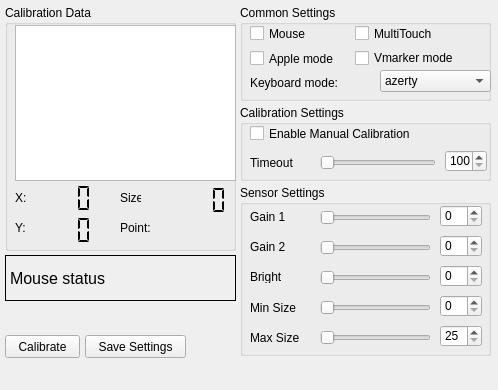
<?xml version="1.0" encoding="UTF-8"?>
<ui version="4.0">
 <class>VmarkerGUI</class>
 <widget class="QMainWindow" name="VmarkerGUI">
  <property name="enabled">
   <bool>true</bool>
  </property>
  <property name="geometry">
   <rect>
    <x>0</x>
    <y>0</y>
    <width>498</width>
    <height>390</height>
   </rect>
  </property>
  <property name="sizePolicy">
   <sizepolicy hsizetype="Preferred" vsizetype="Preferred">
    <horstretch>0</horstretch>
    <verstretch>0</verstretch>
   </sizepolicy>
  </property>
  <property name="windowTitle">
   <string>IR-Sensor config GUI</string>
  </property>
  <widget class="QWidget" name="centralWidget">
   <property name="enabled">
    <bool>true</bool>
   </property>
   <property name="minimumSize">
    <size>
     <width>498</width>
     <height>365</height>
    </size>
   </property>
   <widget class="QGroupBox" name="grpSensor">
    <property name="geometry">
     <rect>
      <x>240</x>
      <y>185</y>
      <width>251</width>
      <height>171</height>
     </rect>
    </property>
    <property name="title">
     <string>Sensor Settings</string>
    </property>
    <widget class="QSlider" name="sldBright">
     <property name="geometry">
      <rect>
       <x>80</x>
       <y>85</y>
       <width>111</width>
       <height>16</height>
      </rect>
     </property>
     <property name="maximum">
      <number>255</number>
     </property>
     <property name="orientation">
      <enum>Qt::Horizontal</enum>
     </property>
    </widget>
    <widget class="QSlider" name="sldGain2">
     <property name="geometry">
      <rect>
       <x>80</x>
       <y>55</y>
       <width>111</width>
       <height>16</height>
      </rect>
     </property>
     <property name="maximum">
      <number>31</number>
     </property>
     <property name="orientation">
      <enum>Qt::Horizontal</enum>
     </property>
    </widget>
    <widget class="QLabel" name="label">
     <property name="geometry">
      <rect>
       <x>10</x>
       <y>25</y>
       <width>46</width>
       <height>13</height>
      </rect>
     </property>
     <property name="text">
      <string>Gain 1</string>
     </property>
    </widget>
    <widget class="QLabel" name="label_3">
     <property name="geometry">
      <rect>
       <x>10</x>
       <y>115</y>
       <width>61</width>
       <height>16</height>
      </rect>
     </property>
     <property name="text">
      <string>Min Size</string>
     </property>
    </widget>
    <widget class="QSpinBox" name="spnBright">
     <property name="geometry">
      <rect>
       <x>200</x>
       <y>80</y>
       <width>42</width>
       <height>22</height>
      </rect>
     </property>
     <property name="maximum">
      <number>255</number>
     </property>
    </widget>
    <widget class="QSpinBox" name="spnGain1">
     <property name="geometry">
      <rect>
       <x>200</x>
       <y>20</y>
       <width>42</width>
       <height>22</height>
      </rect>
     </property>
     <property name="maximum">
      <number>15</number>
     </property>
    </widget>
    <widget class="QLabel" name="label_2">
     <property name="geometry">
      <rect>
       <x>10</x>
       <y>55</y>
       <width>46</width>
       <height>13</height>
      </rect>
     </property>
     <property name="text">
      <string>Gain 2</string>
     </property>
    </widget>
    <widget class="QSpinBox" name="spnArea">
     <property name="geometry">
      <rect>
       <x>200</x>
       <y>110</y>
       <width>42</width>
       <height>22</height>
      </rect>
     </property>
     <property name="maximum">
      <number>100</number>
     </property>
    </widget>
    <widget class="QLabel" name="label_4">
     <property name="geometry">
      <rect>
       <x>10</x>
       <y>85</y>
       <width>46</width>
       <height>13</height>
      </rect>
     </property>
     <property name="text">
      <string>Bright</string>
     </property>
    </widget>
    <widget class="QSlider" name="sldGain1">
     <property name="geometry">
      <rect>
       <x>80</x>
       <y>25</y>
       <width>111</width>
       <height>16</height>
      </rect>
     </property>
     <property name="maximum">
      <number>15</number>
     </property>
     <property name="orientation">
      <enum>Qt::Horizontal</enum>
     </property>
    </widget>
    <widget class="QSpinBox" name="spnGain2">
     <property name="geometry">
      <rect>
       <x>200</x>
       <y>50</y>
       <width>42</width>
       <height>22</height>
      </rect>
     </property>
     <property name="maximum">
      <number>31</number>
     </property>
    </widget>
    <widget class="QSlider" name="sldArea">
     <property name="geometry">
      <rect>
       <x>80</x>
       <y>115</y>
       <width>111</width>
       <height>16</height>
      </rect>
     </property>
     <property name="maximum">
      <number>100</number>
     </property>
     <property name="orientation">
      <enum>Qt::Horizontal</enum>
     </property>
    </widget>
    <widget class="QLabel" name="label_5">
     <property name="geometry">
      <rect>
       <x>10</x>
       <y>145</y>
       <width>66</width>
       <height>16</height>
      </rect>
     </property>
     <property name="text">
      <string>Max Size</string>
     </property>
    </widget>
    <widget class="QSlider" name="sldCalSize">
     <property name="geometry">
      <rect>
       <x>80</x>
       <y>145</y>
       <width>111</width>
       <height>16</height>
      </rect>
     </property>
     <property name="minimum">
      <number>25</number>
     </property>
     <property name="maximum">
      <number>255</number>
     </property>
     <property name="orientation">
      <enum>Qt::Horizontal</enum>
     </property>
    </widget>
    <widget class="QSpinBox" name="spnCalSize">
     <property name="geometry">
      <rect>
       <x>200</x>
       <y>140</y>
       <width>42</width>
       <height>22</height>
      </rect>
     </property>
     <property name="minimum">
      <number>25</number>
     </property>
     <property name="maximum">
      <number>255</number>
     </property>
    </widget>
   </widget>
   <widget class="QGroupBox" name="grpCalibration">
    <property name="geometry">
     <rect>
      <x>240</x>
      <y>105</y>
      <width>251</width>
      <height>76</height>
     </rect>
    </property>
    <property name="title">
     <string>Calibration Settings</string>
    </property>
    <widget class="QSlider" name="sldCalTimeout">
     <property name="geometry">
      <rect>
       <x>80</x>
       <y>50</y>
       <width>116</width>
       <height>16</height>
      </rect>
     </property>
     <property name="minimum">
      <number>100</number>
     </property>
     <property name="maximum">
      <number>1000</number>
     </property>
     <property name="orientation">
      <enum>Qt::Horizontal</enum>
     </property>
    </widget>
    <widget class="QLabel" name="label_7">
     <property name="geometry">
      <rect>
       <x>10</x>
       <y>50</y>
       <width>61</width>
       <height>16</height>
      </rect>
     </property>
     <property name="text">
      <string>Timeout</string>
     </property>
    </widget>
    <widget class="QSpinBox" name="spnCalTimeout">
     <property name="geometry">
      <rect>
       <x>205</x>
       <y>45</y>
       <width>42</width>
       <height>22</height>
      </rect>
     </property>
     <property name="minimum">
      <number>100</number>
     </property>
     <property name="maximum">
      <number>1000</number>
     </property>
    </widget>
    <widget class="QCheckBox" name="chkManCal">
     <property name="geometry">
      <rect>
       <x>10</x>
       <y>20</y>
       <width>231</width>
       <height>17</height>
      </rect>
     </property>
     <property name="text">
      <string>Enable Manual Calibration</string>
     </property>
    </widget>
   </widget>
   <widget class="QGroupBox" name="grpCommon">
    <property name="geometry">
     <rect>
      <x>240</x>
      <y>5</y>
      <width>251</width>
      <height>96</height>
     </rect>
    </property>
    <property name="title">
     <string>Common Settings</string>
    </property>
    <widget class="QCheckBox" name="chkMouse">
     <property name="geometry">
      <rect>
       <x>10</x>
       <y>20</y>
       <width>70</width>
       <height>17</height>
      </rect>
     </property>
     <property name="text">
      <string>Mouse</string>
     </property>
    </widget>
    <widget class="QCheckBox" name="chkMultiTouch">
     <property name="geometry">
      <rect>
       <x>115</x>
       <y>20</y>
       <width>111</width>
       <height>17</height>
      </rect>
     </property>
     <property name="text">
      <string>MultiTouch</string>
     </property>
    </widget>
    <widget class="QCheckBox" name="chkAppleMac">
     <property name="geometry">
      <rect>
       <x>10</x>
       <y>45</y>
       <width>186</width>
       <height>17</height>
      </rect>
     </property>
     <property name="text">
      <string>Apple mode</string>
     </property>
    </widget>
    <widget class="QComboBox" name="cobKeyboardMode">
     <property name="geometry">
      <rect>
       <x>140</x>
       <y>65</y>
       <width>111</width>
       <height>22</height>
      </rect>
     </property>
     <item>
      <property name="text">
       <string>azerty</string>
      </property>
     </item>
     <item>
      <property name="text">
       <string>qwerty</string>
      </property>
     </item>
    </widget>
    <widget class="QLabel" name="label_6">
     <property name="geometry">
      <rect>
       <x>10</x>
       <y>70</y>
       <width>101</width>
       <height>16</height>
      </rect>
     </property>
     <property name="text">
      <string>Keyboard mode:</string>
     </property>
    </widget>
    <widget class="QCheckBox" name="chkKeyBoard">
     <property name="geometry">
      <rect>
       <x>115</x>
       <y>45</y>
       <width>136</width>
       <height>16</height>
      </rect>
     </property>
     <property name="text">
      <string>Vmarker mode</string>
     </property>
    </widget>
   </widget>
   <widget class="QGroupBox" name="grpLive">
    <property name="geometry">
     <rect>
      <x>5</x>
      <y>5</y>
      <width>231</width>
      <height>246</height>
     </rect>
    </property>
    <property name="title">
     <string>Calibration Data</string>
    </property>
    <widget class="QGraphicsView" name="graphicsView">
     <property name="geometry">
      <rect>
       <x>10</x>
       <y>20</y>
       <width>221</width>
       <height>156</height>
      </rect>
     </property>
    </widget>
    <widget class="QLabel" name="lblCalPoint">
     <property name="geometry">
      <rect>
       <x>185</x>
       <y>210</y>
       <width>46</width>
       <height>31</height>
      </rect>
     </property>
     <property name="font">
      <font>
       <family>Arial</family>
       <pointsize>20</pointsize>
      </font>
     </property>
     <property name="text">
      <string/>
     </property>
     <property name="alignment">
      <set>Qt::AlignCenter</set>
     </property>
    </widget>
    <widget class="QLCDNumber" name="lcdX">
     <property name="geometry">
      <rect>
       <x>28</x>
       <y>175</y>
       <width>61</width>
       <height>36</height>
      </rect>
     </property>
     <property name="font">
      <font>
       <pointsize>14</pointsize>
      </font>
     </property>
     <property name="autoFillBackground">
      <bool>false</bool>
     </property>
     <property name="styleSheet">
      <string notr="true"/>
     </property>
     <property name="frameShape">
      <enum>QFrame::NoFrame</enum>
     </property>
     <property name="frameShadow">
      <enum>QFrame::Plain</enum>
     </property>
     <property name="lineWidth">
      <number>0</number>
     </property>
     <property name="midLineWidth">
      <number>0</number>
     </property>
     <property name="smallDecimalPoint">
      <bool>false</bool>
     </property>
     <property name="numDigits">
      <number>4</number>
     </property>
     <property name="digitCount">
      <number>4</number>
     </property>
     <property name="segmentStyle">
      <enum>QLCDNumber::Flat</enum>
     </property>
    </widget>
    <widget class="QLCDNumber" name="lcdY">
     <property name="geometry">
      <rect>
       <x>25</x>
       <y>210</y>
       <width>66</width>
       <height>31</height>
      </rect>
     </property>
     <property name="frameShape">
      <enum>QFrame::NoFrame</enum>
     </property>
     <property name="numDigits">
      <number>4</number>
     </property>
     <property name="segmentStyle">
      <enum>QLCDNumber::Flat</enum>
     </property>
    </widget>
    <widget class="QLCDNumber" name="lcdSize">
     <property name="geometry">
      <rect>
       <x>160</x>
       <y>180</y>
       <width>66</width>
       <height>31</height>
      </rect>
     </property>
     <property name="frameShape">
      <enum>QFrame::NoFrame</enum>
     </property>
     <property name="numDigits">
      <number>4</number>
     </property>
     <property name="segmentStyle">
      <enum>QLCDNumber::Flat</enum>
     </property>
    </widget>
    <widget class="QLabel" name="lblCalStatus_2">
     <property name="geometry">
      <rect>
       <x>10</x>
       <y>185</y>
       <width>21</width>
       <height>16</height>
      </rect>
     </property>
     <property name="text">
      <string>X:</string>
     </property>
    </widget>
    <widget class="QLabel" name="lblCalStatus_3">
     <property name="geometry">
      <rect>
       <x>10</x>
       <y>215</y>
       <width>21</width>
       <height>16</height>
      </rect>
     </property>
     <property name="text">
      <string>Y:</string>
     </property>
    </widget>
    <widget class="QLabel" name="lblCalStatus_4">
     <property name="geometry">
      <rect>
       <x>115</x>
       <y>185</y>
       <width>21</width>
       <height>16</height>
      </rect>
     </property>
     <property name="text">
      <string>Size:</string>
     </property>
    </widget>
    <widget class="QLabel" name="lblCalStatus_5">
     <property name="geometry">
      <rect>
       <x>115</x>
       <y>215</y>
       <width>31</width>
       <height>16</height>
      </rect>
     </property>
     <property name="text">
      <string>Point:</string>
     </property>
    </widget>
   </widget>
   <widget class="QPushButton" name="btnSave">
    <property name="geometry">
     <rect>
      <x>85</x>
      <y>335</y>
      <width>101</width>
      <height>23</height>
     </rect>
    </property>
    <property name="text">
     <string>Save Settings</string>
    </property>
   </widget>
   <widget class="QPushButton" name="btnCalibrate">
    <property name="geometry">
     <rect>
      <x>5</x>
      <y>335</y>
      <width>75</width>
      <height>23</height>
     </rect>
    </property>
    <property name="text">
     <string>Calibrate</string>
    </property>
   </widget>
   <widget class="QLabel" name="lblCalStatus">
    <property name="geometry">
     <rect>
      <x>5</x>
      <y>255</y>
      <width>231</width>
      <height>46</height>
     </rect>
    </property>
    <property name="font">
     <font>
      <pointsize>12</pointsize>
     </font>
    </property>
    <property name="frameShape">
     <enum>QFrame::Box</enum>
    </property>
    <property name="frameShadow">
     <enum>QFrame::Plain</enum>
    </property>
    <property name="text">
     <string>Mouse status</string>
    </property>
   </widget>
  </widget>
  <widget class="QMenuBar" name="menuBar">
   <property name="geometry">
    <rect>
     <x>0</x>
     <y>0</y>
     <width>498</width>
     <height>25</height>
    </rect>
   </property>
  </widget>
 </widget>
 <layoutdefault spacing="6" margin="11"/>
 <resources/>
 <connections/>
</ui>
